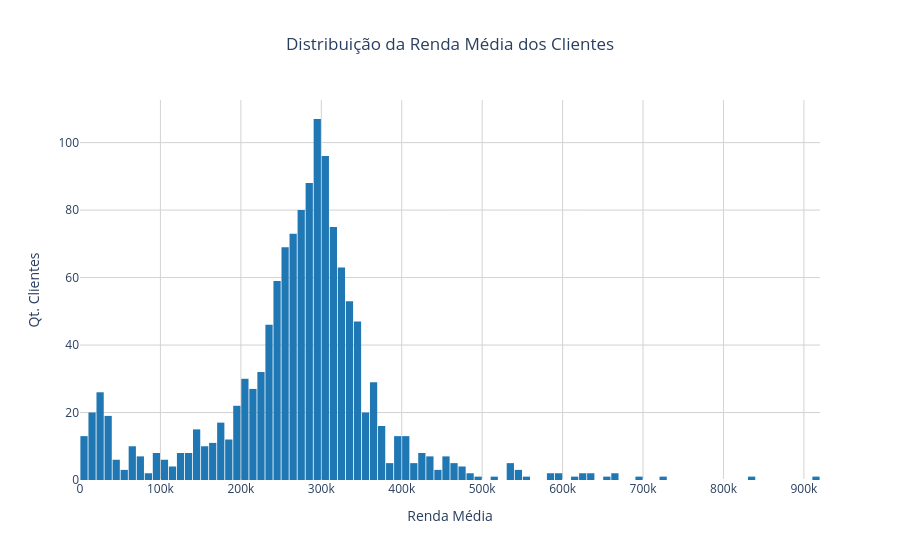

Notebook cell for this chart:
### Code cell
df_renda_media_clientes = (
    df_base_info_tratado
    .groupby('id_cliente')[['renda_mes_anterior', 'no_funcionarios']]
    .mean()
    .round(2)
    .add_suffix('_medio')
    .reset_index()
)

fig = px.histogram(
    df_renda_media_clientes,
    x='renda_mes_anterior_medio',
    nbins=100,
    title='Distribuição da Renda Média dos Clientes',
    labels={
        'renda_mes_anterior_medio': 'Renda Média',
        'count': 'Quantidade de Clientes'
    },
    color_discrete_sequence=['#1f77b4']
)

fig.update_layout(
    bargap=0.1,
    title_x=0.5,
    plot_bgcolor='white',
    xaxis=dict(showgrid=True, gridcolor='lightgray'),
    yaxis=dict(
        title='Qt. Clientes',
        showgrid=True,
        gridcolor='lightgray')
)

fig.show()

### Figure 1 — Plotly figure (JSON) as saved in the notebook; plotly's stock layout.template omitted (floating-point values rounded to 4 significant figures; data arrays with more than 128 entries replaced by an {"elided": "..."} marker saying what was removed)
{"data": [{"bingroup": "x", "hovertemplate": "Renda Média=%{x}<br>count=%{y}<extra></extra>", "legendgroup": "", "marker": {"color": "#1f77b4", "pattern": {"shape": ""}}, "name": "", "nbinsx": 100, "orientation": "v", "showlegend": false, "type": "histogram", "x": {"elided": "1336 float values"}, "xaxis": "x", "yaxis": "y"}], "layout": {"bargap": 0.1, "barmode": "relative", "legend": {"tracegroupgap": 0}, "plot_bgcolor": "white", "title": {"text": "Distribuição da Renda Média dos Clientes", "x": 0.5}, "xaxis": {"anchor": "y", "domain": [0, 1], "gridcolor": "lightgray", "showgrid": true, "title": {"text": "Renda Média"}}, "yaxis": {"anchor": "x", "domain": [0, 1], "gridcolor": "lightgray", "showgrid": true, "title": {"text": "Qt. Clientes"}}}}
